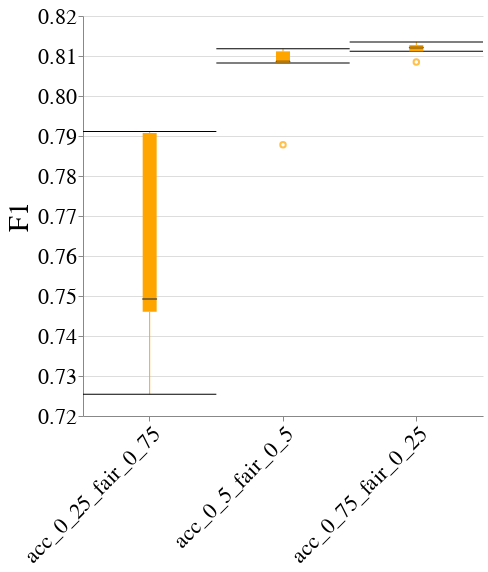

This figure's notebook cell:
### Code cell
create_box_plot_per_dataset_and_case_study(to_plot=best_lp_metrics_per_exp_config_df,
                                           exp_name=EXP_NAME,
                                           dataset_name=DATASET_NAME,
                                           case_study_name=CASE_STUDY_NAME,
                                           metric_name="F1")

### Figure 1 — Vega-Lite specification as saved in the notebook (floating-point values rounded to 4 significant figures)
{"config": {"view": {"continuousWidth": 400, "continuousHeight": 300, "stroke": null}, "axis": {"labelFontSize": 22, "labelFontWeight": "normal", "titleFontSize": 28, "titleFontWeight": "normal"}, "title": {"fontSize": 28}}, "data": {"name": "data-72bdd35039edf4e891ec898b62cc0caf"}, "mark": {"type": "boxplot", "color": "orange", "median": {"stroke": "black", "strokeWidth": 0.7}, "ticks": true}, "encoding": {"x": {"axis": {"labelAngle": -45, "labelLimit": 500}, "field": "exp_config_name", "title": null, "type": "nominal"}, "y": {"field": "overall", "scale": {"zero": false}, "title": "F1", "type": "quantitative"}}, "height": 400, "width": 400, "$schema": "https://vega.github.io/schema/vega-lite/v4.17.0.json", "datasets": {"data-72bdd35039edf4e891ec898b62cc0caf": [{"exp_config_name": "acc_0_25_fair_0_75", "run_num": 1, "logical_pipeline_uuid": "Tm9uZSZOT19GQUlSTkVTU19JTlRFUlZFTlRJT04mZ2FuZGFsZl9jbGY=", "physical_pipeline_uuid": "da36ca4c-359b-499f-a57c-51066e734e16", "compound_pp_quality": 0.9473, "metric": "F1", "model_name": "gandalf_clf", "runtime_in_mins": 6.052, "dataset_name": "folk_emp", "logical_pipeline_name": "None&NO_FAIRNESS_INTERVENTION&gandalf_clf", "null_imputer_name": "None", "fairness_intervention_name": "NO_FAIRNESS_INTERVENTION", "RAC1P_dis": 0.792, "RAC1P_priv": 0.7906, "SEX&RAC1P_dis": 0.7573, "SEX&RAC1P_priv": 0.7986, "SEX_dis": 0.7529, "SEX_priv": 0.8255, "overall": 0.7911}, {"exp_config_name": "acc_0_25_fair_0_75", "run_num": 2, "logical_pipeline_uuid": "Tm9uZSZOT19GQUlSTkVTU19JTlRFUlZFTlRJT04mZ2FuZGFsZl9jbGY=", "physical_pipeline_uuid": "89f6343b-7693-43cd-9633-9e06832c553d", "compound_pp_quality": 0.9301, "metric": "F1", "model_name": "gandalf_clf", "runtime_in_mins": 4.894, "dataset_name": "folk_emp", "logical_pipeline_name": "None&NO_FAIRNESS_INTERVENTION&gandalf_clf", "null_imputer_name": "None", "fairness_intervention_name": "NO_FAIRNESS_INTERVENTION", "RAC1P_dis": 0.738, "RAC1P_priv": 0.7177, "SEX&RAC1P_dis": 0.7219, "SEX&RAC1P_priv": 0.7263, "SEX_dis": 0.6946, "SEX_priv": 0.7567, "overall": 0.7254}, {"exp_config_name": "acc_0_25_fair_0_75", "run_num": 3, "logical_pipeline_uuid": "Tm9uZSZOT19GQUlSTkVTU19JTlRFUlZFTlRJT04mZ2FuZGFsZl9jbGY=", "physical_pipeline_uuid": "7d160c8f-0f9b-4f39-94e9-986528671fb3", "compound_pp_quality": 0.9472, "metric": "F1", "model_name": "gandalf_clf", "runtime_in_mins": 1.149, "dataset_name": "folk_emp", "logical_pipeline_name": "None&NO_FAIRNESS_INTERVENTION&gandalf_clf", "null_imputer_name": "None", "fairness_intervention_name": "NO_FAIRNESS_INTERVENTION", "RAC1P_dis": 0.7894, "RAC1P_priv": 0.7916, "SEX&RAC1P_dis": 0.7387, "SEX&RAC1P_priv": 0.8024, "SEX_dis": 0.7497, "SEX_priv": 0.8286, "overall": 0.7907}, {"exp_config_name": "acc_0_25_fair_0_75", "run_num": 4, "logical_pipeline_uuid": "Tm9uZSZOT19GQUlSTkVTU19JTlRFUlZFTlRJT04mZ2FuZGFsZl9jbGY=", "physical_pipeline_uuid": "65e6f2cd-38de-46e8-83e0-27506d4e4640", "compound_pp_quality": 0.9336, "metric": "F1", "model_name": "gandalf_clf", "runtime_in_mins": 3.373, "dataset_name": "folk_emp", "logical_pipeline_name": "None&NO_FAIRNESS_INTERVENTION&gandalf_clf", "null_imputer_name": "None", "fairness_intervention_name": "NO_FAIRNESS_INTERVENTION", "RAC1P_dis": 0.7572, "RAC1P_priv": 0.7393, "SEX&RAC1P_dis": 0.7353, "SEX&RAC1P_priv": 0.7486, "SEX_dis": 0.7137, "SEX_priv": 0.779, "overall": 0.746}, {"exp_config_name": "acc_0_25_fair_0_75", "run_num": 5, "logical_pipeline_uuid": "Tm9uZSZOT19GQUlSTkVTU19JTlRFUlZFTlRJT04mZ2FuZGFsZl9jbGY=", "physical_pipeline_uuid": "965ea88c-0310-4fd1-a572-2d352c52794d", "compound_pp_quality": 0.9369, "metric": "F1", "model_name": "gandalf_clf", "runtime_in_mins": 4.725, "dataset_name": "folk_emp", "logical_pipeline_name": "None&NO_FAIRNESS_INTERVENTION&gandalf_clf", "null_imputer_name": "None", "fairness_intervention_name": "NO_FAIRNESS_INTERVENTION", "RAC1P_dis": 0.7635, "RAC1P_priv": 0.7404, "SEX&RAC1P_dis": 0.7248, "SEX&RAC1P_priv": 0.7549, "SEX_dis": 0.6999, "SEX_priv": 0.7957, "overall": 0.7492}, {"exp_config_name": "acc_0_5_fair_0_5", "run_num": 1, "logical_pipeline_uuid": "Tm9uZSZOT19GQUlSTkVTU19JTlRFUlZFTlRJT04mZ2FuZGFsZl9jbGY=", "physical_pipeline_uuid": "3b91d33b-6f8c-4505-a41b-247f94f636be", "compound_pp_quality": 0.8916, "metric": "F1", "model_name": "gandalf_clf", "runtime_in_mins": 4.152, "dataset_name": "folk_emp", "logical_pipeline_name": "None&NO_FAIRNESS_INTERVENTION&gandalf_clf", "null_imputer_name": "None", "fairness_intervention_name": "NO_FAIRNESS_INTERVENTION", "RAC1P_dis": 0.7902, "RAC1P_priv": 0.7864, "SEX&RAC1P_dis": 0.7599, "SEX&RAC1P_priv": 0.794, "SEX_dis": 0.7508, "SEX_priv": 0.8211, "overall": 0.7878}, {"exp_config_name": "acc_0_5_fair_0_5", "run_num": 2, "logical_pipeline_uuid": "Tm9uZSZOT19GQUlSTkVTU19JTlRFUlZFTlRJT04mZ2FuZGFsZl9jbGY=", "physical_pipeline_uuid": "7ea80d59-99d5-4f05-be37-ae65aacc9de8", "compound_pp_quality": 0.8789, "metric": "F1", "model_name": "gandalf_clf", "runtime_in_mins": 1.843, "dataset_name": "folk_emp", "logical_pipeline_name": "None&NO_FAIRNESS_INTERVENTION&gandalf_clf", "null_imputer_name": "None", "fairness_intervention_name": "NO_FAIRNESS_INTERVENTION", "RAC1P_dis": 0.8161, "RAC1P_priv": 0.8091, "SEX&RAC1P_dis": 0.7821, "SEX&RAC1P_priv": 0.8196, "SEX_dis": 0.7743, "SEX_priv": 0.8501, "overall": 0.8118}, {"exp_config_name": "acc_0_5_fair_0_5", "run_num": 3, "logical_pipeline_uuid": "Tm9uZSZOT19GQUlSTkVTU19JTlRFUlZFTlRJT04mbGdibV9jbGY=", "physical_pipeline_uuid": "97f88b66-13ff-4d0b-91b8-dcfcad024822", "compound_pp_quality": 0.8846, "metric": "F1", "model_name": "lgbm_clf", "runtime_in_mins": 0.007858, "dataset_name": "folk_emp", "logical_pipeline_name": "None&NO_FAIRNESS_INTERVENTION&lgbm_clf", "null_imputer_name": "None", "fairness_intervention_name": "NO_FAIRNESS_INTERVENTION", "RAC1P_dis": 0.8243, "RAC1P_priv": 0.8031, "SEX&RAC1P_dis": 0.7776, "SEX&RAC1P_priv": 0.819, "SEX_dis": 0.7761, "SEX_priv": 0.8442, "overall": 0.8112}, {"exp_config_name": "acc_0_5_fair_0_5", "run_num": 4, "logical_pipeline_uuid": "Tm9uZSZOT19GQUlSTkVTU19JTlRFUlZFTlRJT04mbGdibV9jbGY=", "physical_pipeline_uuid": "95d265ec-65bf-495d-9df6-6cea1669925b", "compound_pp_quality": 0.8807, "metric": "F1", "model_name": "lgbm_clf", "runtime_in_mins": 0.01172, "dataset_name": "folk_emp", "logical_pipeline_name": "None&NO_FAIRNESS_INTERVENTION&lgbm_clf", "null_imputer_name": "None", "fairness_intervention_name": "NO_FAIRNESS_INTERVENTION", "RAC1P_dis": 0.8114, "RAC1P_priv": 0.8068, "SEX&RAC1P_dis": 0.7793, "SEX&RAC1P_priv": 0.8158, "SEX_dis": 0.7813, "SEX_priv": 0.836, "overall": 0.8086}, {"exp_config_name": "acc_0_5_fair_0_5", "run_num": 5, "logical_pipeline_uuid": "Tm9uZSZOT19GQUlSTkVTU19JTlRFUlZFTlRJT04mZ2FuZGFsZl9jbGY=", "physical_pipeline_uuid": "417f33a4-99be-4569-9a67-928ba7dfb44a", "compound_pp_quality": 0.894, "metric": "F1", "model_name": "gandalf_clf", "runtime_in_mins": 1.988, "dataset_name": "folk_emp", "logical_pipeline_name": "None&NO_FAIRNESS_INTERVENTION&gandalf_clf", "null_imputer_name": "None", "fairness_intervention_name": "NO_FAIRNESS_INTERVENTION", "RAC1P_dis": 0.8182, "RAC1P_priv": 0.8018, "SEX&RAC1P_dis": 0.7712, "SEX&RAC1P_priv": 0.817, "SEX_dis": 0.7596, "SEX_priv": 0.8528, "overall": 0.8083}, {"exp_config_name": "acc_0_75_fair_0_25", "run_num": 1, "logical_pipeline_uuid": "Tm9uZSZOT19GQUlSTkVTU19JTlRFUlZFTlRJT04mZ2FuZGFsZl9jbGY=", "physical_pipeline_uuid": "a49c3cef-e9bc-4b62-8522-54ebdd32358a", "compound_pp_quality": 0.8516, "metric": "F1", "model_name": "gandalf_clf", "runtime_in_mins": 1.788, "dataset_name": "folk_emp", "logical_pipeline_name": "None&NO_FAIRNESS_INTERVENTION&gandalf_clf", "null_imputer_name": "None", "fairness_intervention_name": "NO_FAIRNESS_INTERVENTION", "RAC1P_dis": 0.8123, "RAC1P_priv": 0.812, "SEX&RAC1P_dis": 0.7733, "SEX&RAC1P_priv": 0.8209, "SEX_dis": 0.7681, "SEX_priv": 0.8516, "overall": 0.8121}, {"exp_config_name": "acc_0_75_fair_0_25", "run_num": 2, "logical_pipeline_uuid": "Tm9uZSZOT19GQUlSTkVTU19JTlRFUlZFTlRJT04mZ2FuZGFsZl9jbGY=", "physical_pipeline_uuid": "0f495fb3-369b-4214-a662-4ddb60e0c95f", "compound_pp_quality": 0.8455, "metric": "F1", "model_name": "gandalf_clf", "runtime_in_mins": 1.775, "dataset_name": "folk_emp", "logical_pipeline_name": "None&NO_FAIRNESS_INTERVENTION&gandalf_clf", "null_imputer_name": "None", "fairness_intervention_name": "NO_FAIRNESS_INTERVENTION", "RAC1P_dis": 0.8209, "RAC1P_priv": 0.8087, "SEX&RAC1P_dis": 0.7868, "SEX&RAC1P_priv": 0.8205, "SEX_dis": 0.773, "SEX_priv": 0.8543, "overall": 0.8135}, {"exp_config_name": "acc_0_75_fair_0_25", "run_num": 3, "logical_pipeline_uuid": "Tm9uZSZOT19GQUlSTkVTU19JTlRFUlZFTlRJT04mbGdibV9jbGY=", "physical_pipeline_uuid": "3a33cd95-6eb9-4199-928c-a54150681d36", "compound_pp_quality": 0.8479, "metric": "F1", "model_name": "lgbm_clf", "runtime_in_mins": 0.01432, "dataset_name": "folk_emp", "logical_pipeline_name": "None&NO_FAIRNESS_INTERVENTION&lgbm_clf", "null_imputer_name": "None", "fairness_intervention_name": "NO_FAIRNESS_INTERVENTION", "RAC1P_dis": 0.8243, "RAC1P_priv": 0.8031, "SEX&RAC1P_dis": 0.7776, "SEX&RAC1P_priv": 0.819, "SEX_dis": 0.7761, "SEX_priv": 0.8442, "overall": 0.8112}, {"exp_config_name": "acc_0_75_fair_0_25", "run_num": 4, "logical_pipeline_uuid": "Tm9uZSZOT19GQUlSTkVTU19JTlRFUlZFTlRJT04mcmZfY2xm", "physical_pipeline_uuid": "8a660468-c6f9-4831-a381-2d5ba0eb9451", "compound_pp_quality": 0.8446, "metric": "F1", "model_name": "rf_clf", "runtime_in_mins": 0.07433, "dataset_name": "folk_emp", "logical_pipeline_name": "None&NO_FAIRNESS_INTERVENTION&rf_clf", "null_imputer_name": "None", "fairness_intervention_name": "NO_FAIRNESS_INTERVENTION", "RAC1P_dis": 0.8113, "RAC1P_priv": 0.8136, "SEX&RAC1P_dis": 0.7807, "SEX&RAC1P_priv": 0.8207, "SEX_dis": 0.7861, "SEX_priv": 0.8399, "overall": 0.8127}, {"exp_config_name": "acc_0_75_fair_0_25", "run_num": 5, "logical_pipeline_uuid": "Tm9uZSZOT19GQUlSTkVTU19JTlRFUlZFTlRJT04mZ2FuZGFsZl9jbGY=", "physical_pipeline_uuid": "7b49dbd2-80c6-40f9-b08c-95c26a27c258", "compound_pp_quality": 0.8512, "metric": "F1", "model_name": "gandalf_clf", "runtime_in_mins": 2.302, "dataset_name": "folk_emp", "logical_pipeline_name": "None&NO_FAIRNESS_INTERVENTION&gandalf_clf", "null_imputer_name": "None", "fairness_intervention_name": "NO_FAIRNESS_INTERVENTION", "RAC1P_dis": 0.8182, "RAC1P_priv": 0.8021, "SEX&RAC1P_dis": 0.7712, "SEX&RAC1P_priv": 0.8173, "SEX_dis": 0.7596, "SEX_priv": 0.8532, "overall": 0.8085}]}}
